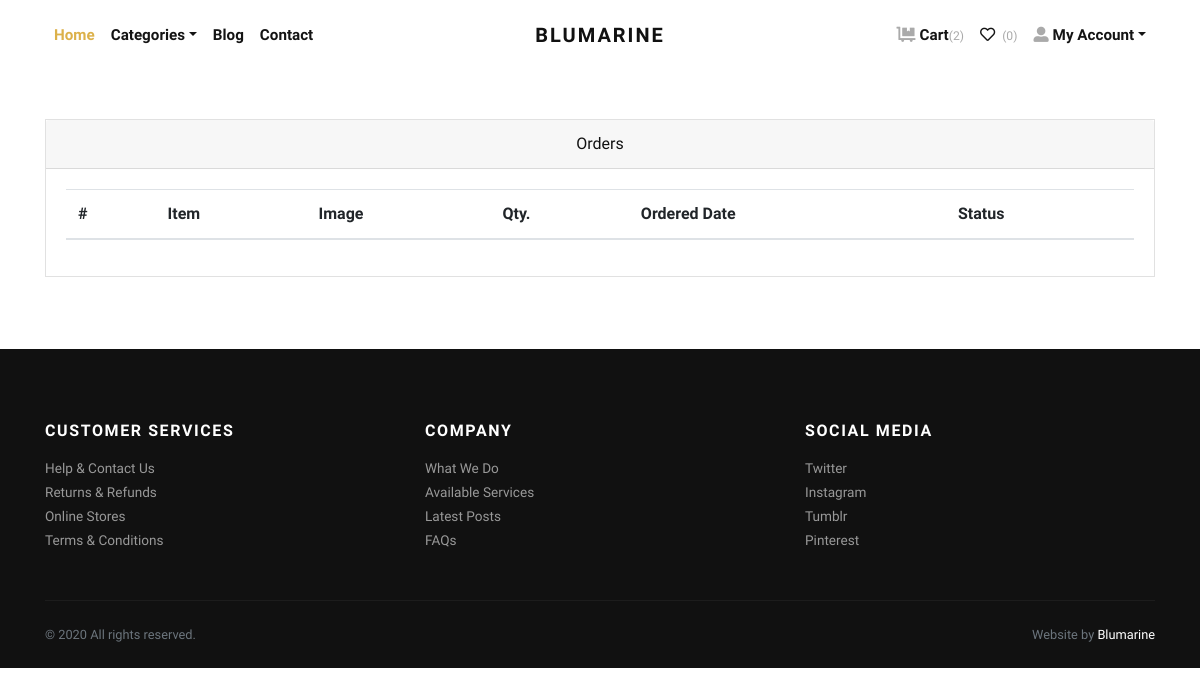
Before: /orders/ (signed in) with the older database file.
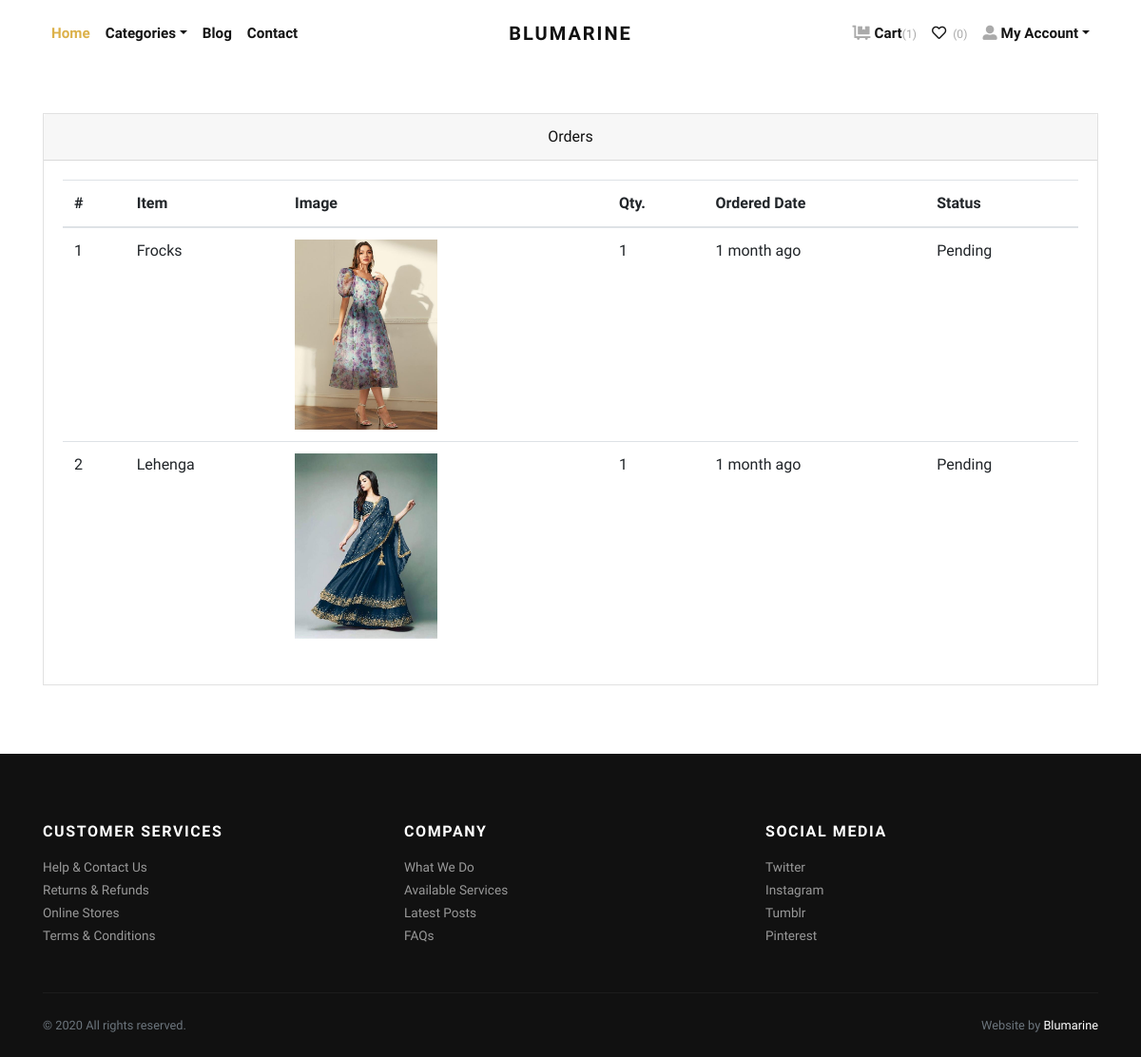
After: the same page with the newer database file.
### store/models.py (models this page shows, shortened)
class Order(models.Model):
    user = models.ForeignKey(User, verbose_name="User", on_delete=models.CASCADE)
    address = models.ForeignKey(Address, verbose_name="Shipping Address", on_delete=models.CASCADE)
    product = models.ForeignKey(Product, verbose_name="Product", on_delete=models.CASCADE)
    quantity = models.PositiveIntegerField(verbose_name="Quantity")
    ordered_date = models.DateTimeField(auto_now_add=True, verbose_name="Ordered Date")
    status = models.CharField(
        choices=STATUS_CHOICES,
        max_length=50,
        default="Pending"
        )

class Product(models.Model):
    title = models.CharField(max_length=150, verbose_name="Product Title")
    slug = models.SlugField(max_length=160, verbose_name="Product Slug")
    sku = models.CharField(max_length=255, unique=True, verbose_name="Unique Product ID (SKU)")
    short_description = models.TextField(verbose_name="Short Description")
    detail_description = models.TextField(blank=True, null=True, verbose_name="Detail Description")
    product_image = models.ImageField(upload_to='product', blank=True, null=True, verbose_name="Product Image")
    price = models.DecimalField(max_digits=8, decimal_places=2)
    category = models.ForeignKey(Category, verbose_name="Product Categoy", on_delete=models.CASCADE)
    is_active = models.BooleanField(verbose_name="Is Active?")
    is_featured = models.BooleanField(verbose_name="Is Featured?")
    created_at = models.DateTimeField(auto_now_add=True, verbose_name="Created Date")
    updated_at = models.DateTimeField(auto_now=True, verbose_name="Updated Date")
    class Meta:
        verbose_name_plural = 'Products'
        ordering = ('-created_at', )

### store/views.py (the view)
# urls.py: path('orders/', views.orders, name="orders"),
@login_required
def orders(request):
    all_orders = Order.objects.filter(user=request.user).order_by('-ordered_date')
    return render(request, 'store/orders.html', {'orders': all_orders})

### store/context_preprocessors.py (called while the page is built)
def store_menu(request):
    categories = Category.objects.filter(is_active=True)
    context = {
        'categories_menu': categories,
    }
    return context

def cart_menu(request):
    if request.user.is_authenticated:
        cart_items= Cart.objects.filter(user=request.user)
        context = {
            'cart_items': cart_items,
        }
    else:
        context = {}
    return context

### templates/store/orders.html (shortened to what this page needs)
{% extends 'base.html' %}
{% load static %}
{% load humanize %}
    {% block content %}
      <div class="container py-5">
        <div class="row">
          <div class="col-lg-12">
            <div class="card mb-4" id="tables">
              <div class="card-header text-center">Orders</div>
              <div class="card-body">
                <table class="table table-hover">
                  <thead>
                    <tr>
                      <th>#</th>
                      <th>Item</th>
                      <th>Image</th>
                      <th>Qty.</th>
                      <th>Ordered Date</th>
                      <th>Status</th>
                    </tr>
                  </thead>
                  <tbody>
                    {% if orders %}
                    {% for order in orders %}
                    <tr>
                      <td>{{forloop.counter}}</td>
                      <td>{{order.product.title}}</td>
                      <td>
                        {% if order.product.product_image %}
                          <img src="{{order.product.product_image.url}}" alt="{{order.product.product_ttile}}" style="width:150px;">
                        {% endif %}
                      </td>
                      <td>{{order.quantity}}</td>
                      <td>{{order.ordered_date|naturaltime}}</td>
                      <td>
                        {{order.status}}
                      </td>
                    </tr>
                    {% endfor %}
                    {% endif %}
                  </tbody>
                </table>
              </div>
            </div>
          </div>
        </div>
      </div>
{% endblock content %}

### templates/base.html (shortened to what this page needs)
{% load static %}
<!DOCTYPE html>
<html>
  <head>
    <link rel="stylesheet" href="{% static 'vendor/bootstrap/css/bootstrap.min.css' %}">
    <link rel="stylesheet" href="{% static 'vendor/lightbox2/css/lightbox.min.css' %}">
    <link rel="stylesheet" href="{% static 'vendor/nouislider/nouislider.min.css' %}">
    <link rel="stylesheet" href="{% static 'vendor/bootstrap-select/css/bootstrap-select.min.css' %}">
    <link rel="stylesheet" href="{% static 'vendor/owl.carousel2/assets/owl.carousel.min.css' %}">
    <link rel="stylesheet" href="{% static 'vendor/owl.carousel2/assets/owl.theme.default.css' %}">
    <link rel="stylesheet" href="{% static 'css/style.default.css' %}" id="theme-stylesheet">
    <link rel="stylesheet" href="{% static 'css/custom.css' %}">
  </head>
  <body>
    <div class="page-holder">
      {% include 'navbar.html' %}
      {% block content %}
      {% endblock content %}
      {% include 'footer.html' %}
      {% include 'scripts.html' %}

### templates/navbar.html (shortened to what this page needs)
{% load static %}
      <header class="header bg-white">
        <div class="container px-0 px-lg-3">
          <nav class="navbar navbar-expand-lg navbar-light py-3 px-lg-0"><a class="navbar-brand" href="{% url 'store:home' %}"><span class="font-weight-bold text-uppercase text-dark">BLUMARINE</span></a>
            <div class="collapse navbar-collapse" id="navbarSupportedContent">
              <ul class="navbar-nav mr-auto">
                <li class="nav-item">
                  <a class="nav-link active" href="{% url 'store:home' %}">Home</a>
                </li>
                <li class="nav-item dropdown"><a class="nav-link dropdown-toggle" id="pagesDropdown" href="#" data-toggle="dropdown" aria-haspopup="true" aria-expanded="false">Categories</a>
                </li>
                <li class="nav-item">
                  <a class="nav-link" href="{% url 'store:home' %}">Blog</a>
                </li>
                <li class="nav-item">
                  <a class="nav-link" href="{% url 'store:home' %}">Contact</a>
                </li>
              </ul>
              <ul class="navbar-nav ml-auto">
                {% if request.user.is_authenticated %}
                  <li class="nav-item"><a class="nav-link" href="{% url 'store:cart' %}"> <i class="fas fa-dolly-flatbed mr-1 text-gray"></i>Cart<small class="text-gray">({{cart_items.count}})</small></a></li>
                  <li class="nav-item"><a class="nav-link" href="#"> <i class="far fa-heart mr-1"></i><small class="text-gray"> (0)</small></a></li>
                  <li class="nav-item dropdown"><a class="nav-link dropdown-toggle" id="pagesDropdown" href="#" data-toggle="dropdown" aria-haspopup="true" aria-expanded="false"><i class="fas fa-user-alt mr-1 text-gray"></i>My Account</a></a>
                </li>
                {% else %}
                  <li class="nav-item"><a class="nav-link" href="{% url 'store:login' %}">Login</a></li>
                  <li class="nav-item"><a class="nav-link" href="{% url 'store:register' %}">Create Account</a></li>
                {% endif %}
              </ul>
            </div>
          </nav>
        </div>
      </header>

### templates/footer.html
<footer class="bg-dark text-white">
        <div class="container py-4">
          <div class="row py-5">
            <div class="col-md-4 mb-3 mb-md-0">
              <h6 class="text-uppercase mb-3">Customer services</h6>
              <ul class="list-unstyled mb-0">
                <li><a class="footer-link" href="#">Help &amp; Contact Us</a></li>
                <li><a class="footer-link" href="#">Returns &amp; Refunds</a></li>
                <li><a class="footer-link" href="#">Online Stores</a></li>
                <li><a class="footer-link" href="#">Terms &amp; Conditions</a></li>
              </ul>
            </div>
            <div class="col-md-4 mb-3 mb-md-0">
              <h6 class="text-uppercase mb-3">Company</h6>
              <ul class="list-unstyled mb-0">
                <li><a class="footer-link" href="#">What We Do</a></li>
                <li><a class="footer-link" href="#">Available Services</a></li>
                <li><a class="footer-link" href="#">Latest Posts</a></li>
                <li><a class="footer-link" href="#">FAQs</a></li>
              </ul>
            </div>
            <div class="col-md-4">
              <h6 class="text-uppercase mb-3">Social media</h6>
              <ul class="list-unstyled mb-0">
                <li><a class="footer-link" href="#">Twitter</a></li>
                <li><a class="footer-link" href="#">Instagram</a></li>
                <li><a class="footer-link" href="#">Tumblr</a></li>
                <li><a class="footer-link" href="#">Pinterest</a></li>
              </ul>
            </div>
          </div>
          <div class="border-top pt-4" style="border-color: #1d1d1d !important">
            <div class="row">
              <div class="col-lg-6">
                <p class="small text-muted mb-0">&copy; 2020 All rights reserved.</p>
              </div>
              <div class="col-lg-6 text-lg-right">
                <p class="small text-muted mb-0">Website by <a class="text-white reset-anchor" href="" target="_blank">Blumarine</a></p>
              </div>
            </div>
          </div>
        </div>
      </footer>

### templates/scripts.html (shortened to what this page needs)
{% load static %}
      <link rel="stylesheet" href="https://use.fontawesome.com/releases/v5.7.1/css/all.css">
    </div>
  </body>
</html>

### Fashiondesign/static/css/style.default.css (style rules this page uses)
.text-gray { color: #aaa !important; }
.navbar { position: relative; }
@media (min-width: 992px) { .navbar-brand { position: absolute; top: 50%; left: 50%; -webkit-transform: translate(-50%, -50%); transform: translate(-50%, -50%); } }
.footer-link { font-size: 0.85rem; position: relative; color: #999; transition: all 0.3s; }
.footer-link::before { content: '\f0da'; display: inline-block; font-family: 'Font Awesome\ 5 Free'; font-weight: 900; position: absolute; top: 50%; left: 0; -webkit-transform: translateY(-50%); transform: translateY(-50%); color: #fff; transition: all 0.3s; opacity: 0; }
.text-uppercase { text-transform: uppercase; letter-spacing: 0.1em; }
.reset-anchor { color: inherit; transition: all 0.3s; }
.navbar { padding: 0.5rem 1rem; }
.navbar-brand { display: inline-block; padding-top: 0.3125rem; padding-bottom: 0.3125rem; margin-right: 1rem; font-size: 1.25rem; }
.navbar-light .navbar-brand { color: #dcb14a; }
.navbar-light .navbar-nav .nav-link { color: rgba(17, 17, 17, 0.99); font-weight: 800; font-size: 0.95rem; transition: all 0.3s; }
.navbar-light .navbar-nav .show > .nav-link, .navbar-light .navbar-nav .active > .nav-link, .navbar-light .navbar-nav .nav-link.show, .navbar-light .navbar-nav .nav-link.active { color: #dcb14a; }
body { font-family: "Libre Franklin", sans-serif; font-size: 1rem; font-weight: 400; line-height: 1.5; color: #111111; background-color: #fff; }
a { color: #dcb14a; text-decoration: none; }
h1, h2, h3, h4, h5, h6, .h1, .h2, .h3, .h4, .h5, .h6 { margin-bottom: 0.5rem; font-family: inherit; font-weight: 900; line-height: 1.2; color: inherit; }
h6, .h6 { font-size: 1rem; }
small, .small { font-size: 80%; font-weight: 400; }
.bg-dark { background-color: #111111 !important; }
.text-dark { color: #111111 !important; }
.nav-link { padding: 0.5rem 1rem; }
.card { background-color: #fff; border: 1px solid rgba(17, 17, 17, 0.125); border-radius: 0; }
.card-body { padding: 1.25rem; }
.card-header { padding: 0.75rem 1.25rem; background-color: rgba(17, 17, 17, 0.03); border-bottom: 1px solid rgba(17, 17, 17, 0.125); }
.card-header:first-child { border-radius: calc(0 - 1px) calc(0 - 1px) 0 0; }

Changed rows visible on the page:
added Order: product "Frocks", product.product_image (picture), quantity "1", ordered_date "1 month ago", status "Pending"
added Order: product "Lehenga", product.product_image (picture), quantity "1", ordered_date "1 month ago", status "Pending"
Other visible differences:
{{ cart_items.count }}: "2" → "1"
